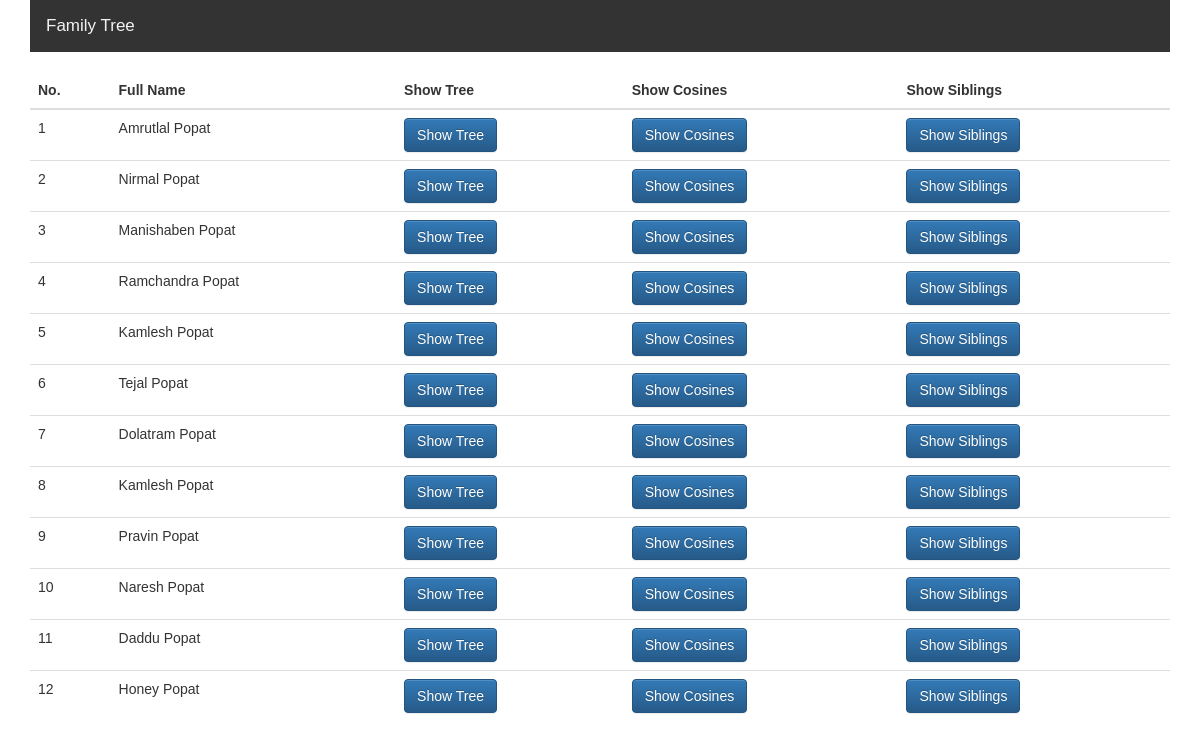
The page / on the database its author committed.
### apps/operations/models.py (models this page shows, shortened)
class Person(TimeStampable):
    first_name = models.CharField(verbose_name = _('First Name'), max_length = 64)
    last_name = models.CharField(verbose_name = _('Last Name'), max_length = 64)
    phone_number = models.CharField(verbose_name = _('Phone Number'), max_length = 12, blank = True, null = True)
    email_address = models.EmailField(verbose_name = _('Email Address'), max_length = 64, blank = True, null = True)
    birth_date = models.DateField(verbose_name = _('Birth Date'), blank = True, null = True)
    relations = models.ManyToManyField(
        verbose_name = _('Relations'),
        to = 'Relation',
        related_name = 'person_relations',
        blank = True
    )
    @property
    def full_name(self):
        return f"{self.first_name} {self.last_name}"

### apps/operations/views.py (the view)
# urls.py: path('', views.HomeeListView.as_view(), name = 'home'),
class HomeeListView(ListView):
    model = Person
    template_name = 'list.html'

### templates/list.html (shortened to what this page needs)
{% extends 'base.html' %}
{% block content %}
<br>
<table class="table">
    <thead>
        <tr>
            <th scope="col">No.</th>
            <th scope="col">Full Name</th>
            <th scope="col">Show Tree</th>
            <th scope="col">Show Cosines</th>
            <th scope="col">Show Siblings</th>
        </tr>
    </thead>
    <tbody>
            {% for i in person_list %}
                <tr>
                    <td>
                        {{ forloop.counter }}
                    </td>
                    <td>
                        {{ i.full_name }}
                    </td>
                    <td>
                        <a href="{% url 'tree' i.pk %}" class="btn btn-primary">Show Tree</a>
                    </td>
                    <td>
                        <a href="{% url 'cousin' i.pk %}" class="btn btn-primary">Show Cosines</a>
                    </td>
                    <td>
                        <a href="{% url 'sibling' i.pk %}" class="btn btn-primary">Show Siblings</a>
                    </td>
                </tr>
            {% endfor %}
    </tbody>
</table>
{% endblock content %}

### templates/base.html (shortened to what this page needs)
<!DOCTYPE html>
{% load static %}
<html lang="en">
<head>
    <link rel="stylesheet" href="https://cdn.jsdelivr.net/npm/bootstrap@3.4.1/dist/css/bootstrap.min.css">
    <link rel="stylesheet" href="https://cdn.jsdelivr.net/npm/bootstrap@3.4.1/dist/css/bootstrap-theme.min.css">
    <link rel="stylesheet" href="https://cdnjs.cloudflare.com/ajax/libs/font-awesome/4.7.0/css/font-awesome.min.css">
</head>
<body>
    <div class="container mt-5">
        <div class="topnav" id="myTopnav">
            <a href="">Family Tree</a>
          </div>
        {% block content %}
        {% endblock content %}
    </div>
</body>
</html>

### templates/base.html (style rules this page uses)
body { margin: 0; font-family: Arial, Helvetica, sans-serif; }
.topnav { overflow: hidden; background-color: #333; }
.topnav a { float: left; display: block; color: #f2f2f2; text-align: center; padding: 14px 16px; text-decoration: none; font-size: 17px; }

### rows shown on the page
Person: full_name "Amrutlal Popat"
Person: full_name "Nirmal Popat"
Person: full_name "Manishaben Popat"
Person: full_name "Ramchandra Popat"
Person: full_name "Kamlesh Popat"
Person: full_name "Tejal Popat"
Person: full_name "Dolatram Popat"
Person: full_name "Kamlesh Popat"
Person: full_name "Pravin Popat"
Person: full_name "Naresh Popat"
Person: full_name "Daddu Popat"
Person: full_name "Honey Popat"
